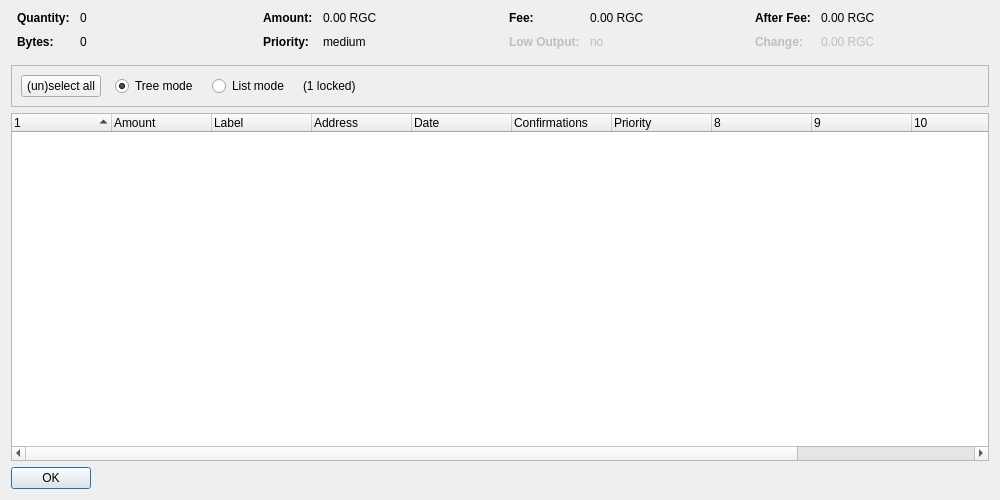
<?xml version="1.0" encoding="UTF-8"?>
<ui version="4.0">
 <class>CoinControlDialog</class>
 <widget class="QDialog" name="CoinControlDialog">
  <property name="geometry">
   <rect>
    <x>0</x>
    <y>0</y>
    <width>1000</width>
    <height>500</height>
   </rect>
  </property>
  <property name="windowTitle">
   <string>Coin Control Address Selection</string>
  </property>
  <layout class="QVBoxLayout" name="verticalLayout">
   <item>
    <layout class="QHBoxLayout" name="horizontalLayoutTop" stretch="0,0,0,0">
     <property name="topMargin">
      <number>0</number>
     </property>
     <property name="bottomMargin">
      <number>10</number>
     </property>
     <item>
      <layout class="QFormLayout" name="formLayoutCoinControl1">
       <property name="horizontalSpacing">
        <number>10</number>
       </property>
       <property name="verticalSpacing">
        <number>10</number>
       </property>
       <property name="leftMargin">
        <number>6</number>
       </property>
       <property name="rightMargin">
        <number>6</number>
       </property>
       <item row="0" column="0">
        <widget class="QLabel" name="labelCoinControlQuantityText">
         <property name="font">
          <font>
           <weight>75</weight>
           <bold>true</bold>
          </font>
         </property>
         <property name="text">
          <string>Quantity:</string>
         </property>
        </widget>
       </item>
       <item row="0" column="1">
        <widget class="QLabel" name="labelCoinControlQuantity">
         <property name="cursor">
          <cursorShape>IBeamCursor</cursorShape>
         </property>
         <property name="contextMenuPolicy">
          <enum>Qt::ActionsContextMenu</enum>
         </property>
         <property name="text">
          <string notr="true">0</string>
         </property>
         <property name="textInteractionFlags">
          <set>Qt::LinksAccessibleByMouse|Qt::TextSelectableByKeyboard|Qt::TextSelectableByMouse</set>
         </property>
        </widget>
       </item>
       <item row="1" column="0">
        <widget class="QLabel" name="labelCoinControlBytesText">
         <property name="font">
          <font>
           <weight>75</weight>
           <bold>true</bold>
          </font>
         </property>
         <property name="text">
          <string>Bytes:</string>
         </property>
        </widget>
       </item>
       <item row="1" column="1">
        <widget class="QLabel" name="labelCoinControlBytes">
         <property name="cursor">
          <cursorShape>IBeamCursor</cursorShape>
         </property>
         <property name="contextMenuPolicy">
          <enum>Qt::ActionsContextMenu</enum>
         </property>
         <property name="text">
          <string notr="true">0</string>
         </property>
         <property name="textInteractionFlags">
          <set>Qt::LinksAccessibleByMouse|Qt::TextSelectableByKeyboard|Qt::TextSelectableByMouse</set>
         </property>
        </widget>
       </item>
      </layout>
     </item>
     <item>
      <layout class="QFormLayout" name="formLayoutCoinControl2">
       <property name="horizontalSpacing">
        <number>10</number>
       </property>
       <property name="verticalSpacing">
        <number>10</number>
       </property>
       <property name="leftMargin">
        <number>6</number>
       </property>
       <property name="rightMargin">
        <number>6</number>
       </property>
       <item row="0" column="0">
        <widget class="QLabel" name="labelCoinControlAmountText">
         <property name="font">
          <font>
           <weight>75</weight>
           <bold>true</bold>
          </font>
         </property>
         <property name="text">
          <string>Amount:</string>
         </property>
        </widget>
       </item>
       <item row="0" column="1">
        <widget class="QLabel" name="labelCoinControlAmount">
         <property name="cursor">
          <cursorShape>IBeamCursor</cursorShape>
         </property>
         <property name="contextMenuPolicy">
          <enum>Qt::ActionsContextMenu</enum>
         </property>
         <property name="text">
          <string notr="true">0.00 RGC</string>
         </property>
         <property name="textInteractionFlags">
          <set>Qt::LinksAccessibleByMouse|Qt::TextSelectableByKeyboard|Qt::TextSelectableByMouse</set>
         </property>
        </widget>
       </item>
       <item row="1" column="0">
        <widget class="QLabel" name="labelCoinControlPriorityText">
         <property name="font">
          <font>
           <weight>75</weight>
           <bold>true</bold>
          </font>
         </property>
         <property name="text">
          <string>Priority:</string>
         </property>
        </widget>
       </item>
       <item row="1" column="1">
        <widget class="QLabel" name="labelCoinControlPriority">
         <property name="cursor">
          <cursorShape>IBeamCursor</cursorShape>
         </property>
         <property name="contextMenuPolicy">
          <enum>Qt::ActionsContextMenu</enum>
         </property>
         <property name="text">
          <string notr="true">medium</string>
         </property>
         <property name="textInteractionFlags">
          <set>Qt::LinksAccessibleByMouse|Qt::TextSelectableByKeyboard|Qt::TextSelectableByMouse</set>
         </property>
        </widget>
       </item>
      </layout>
     </item>
     <item>
      <layout class="QFormLayout" name="formLayoutCoinControl3">
       <property name="horizontalSpacing">
        <number>10</number>
       </property>
       <property name="verticalSpacing">
        <number>10</number>
       </property>
       <property name="leftMargin">
        <number>6</number>
       </property>
       <property name="rightMargin">
        <number>6</number>
       </property>
       <item row="0" column="0">
        <widget class="QLabel" name="labelCoinControlFeeText">
         <property name="font">
          <font>
           <weight>75</weight>
           <bold>true</bold>
          </font>
         </property>
         <property name="text">
          <string>Fee:</string>
         </property>
        </widget>
       </item>
       <item row="0" column="1">
        <widget class="QLabel" name="labelCoinControlFee">
         <property name="cursor">
          <cursorShape>IBeamCursor</cursorShape>
         </property>
         <property name="contextMenuPolicy">
          <enum>Qt::ActionsContextMenu</enum>
         </property>
         <property name="text">
          <string notr="true">0.00 RGC</string>
         </property>
         <property name="textInteractionFlags">
          <set>Qt::LinksAccessibleByMouse|Qt::TextSelectableByKeyboard|Qt::TextSelectableByMouse</set>
         </property>
        </widget>
       </item>
       <item row="1" column="0">
        <widget class="QLabel" name="labelCoinControlLowOutputText">
         <property name="enabled">
          <bool>false</bool>
         </property>
         <property name="font">
          <font>
           <weight>75</weight>
           <bold>true</bold>
          </font>
         </property>
         <property name="text">
          <string>Low Output:</string>
         </property>
        </widget>
       </item>
       <item row="1" column="1">
        <widget class="QLabel" name="labelCoinControlLowOutput">
         <property name="enabled">
          <bool>false</bool>
         </property>
         <property name="cursor">
          <cursorShape>IBeamCursor</cursorShape>
         </property>
         <property name="contextMenuPolicy">
          <enum>Qt::ActionsContextMenu</enum>
         </property>
         <property name="text">
          <string notr="true">no</string>
         </property>
         <property name="textInteractionFlags">
          <set>Qt::LinksAccessibleByMouse|Qt::TextSelectableByKeyboard|Qt::TextSelectableByMouse</set>
         </property>
        </widget>
       </item>
      </layout>
     </item>
     <item>
      <layout class="QFormLayout" name="formLayoutCoinControl4">
       <property name="horizontalSpacing">
        <number>10</number>
       </property>
       <property name="verticalSpacing">
        <number>10</number>
       </property>
       <property name="leftMargin">
        <number>6</number>
       </property>
       <property name="rightMargin">
        <number>6</number>
       </property>
       <item row="0" column="0">
        <widget class="QLabel" name="labelCoinControlAfterFeeText">
         <property name="font">
          <font>
           <weight>75</weight>
           <bold>true</bold>
          </font>
         </property>
         <property name="text">
          <string>After Fee:</string>
         </property>
        </widget>
       </item>
       <item row="0" column="1">
        <widget class="QLabel" name="labelCoinControlAfterFee">
         <property name="cursor">
          <cursorShape>IBeamCursor</cursorShape>
         </property>
         <property name="contextMenuPolicy">
          <enum>Qt::ActionsContextMenu</enum>
         </property>
         <property name="text">
          <string notr="true">0.00 RGC</string>
         </property>
         <property name="textInteractionFlags">
          <set>Qt::LinksAccessibleByMouse|Qt::TextSelectableByKeyboard|Qt::TextSelectableByMouse</set>
         </property>
        </widget>
       </item>
       <item row="1" column="0">
        <widget class="QLabel" name="labelCoinControlChangeText">
         <property name="enabled">
          <bool>false</bool>
         </property>
         <property name="font">
          <font>
           <weight>75</weight>
           <bold>true</bold>
          </font>
         </property>
         <property name="text">
          <string>Change:</string>
         </property>
        </widget>
       </item>
       <item row="1" column="1">
        <widget class="QLabel" name="labelCoinControlChange">
         <property name="enabled">
          <bool>false</bool>
         </property>
         <property name="cursor">
          <cursorShape>IBeamCursor</cursorShape>
         </property>
         <property name="contextMenuPolicy">
          <enum>Qt::ActionsContextMenu</enum>
         </property>
         <property name="text">
          <string notr="true">0.00 RGC</string>
         </property>
         <property name="textInteractionFlags">
          <set>Qt::LinksAccessibleByMouse|Qt::TextSelectableByKeyboard|Qt::TextSelectableByMouse</set>
         </property>
        </widget>
       </item>
      </layout>
     </item>
    </layout>
   </item>
   <item>
    <widget class="QFrame" name="frame">
     <property name="minimumSize">
      <size>
       <width>0</width>
       <height>40</height>
      </size>
     </property>
     <property name="frameShape">
      <enum>QFrame::StyledPanel</enum>
     </property>
     <property name="frameShadow">
      <enum>QFrame::Sunken</enum>
     </property>
     <layout class="QHBoxLayout" name="horizontalLayout">
      <item>
       <layout class="QHBoxLayout" name="horizontalLayoutPanel" stretch="0,0,0,0,0">
        <property name="spacing">
         <number>14</number>
        </property>
        <item>
         <widget class="QPushButton" name="pushButtonSelectAll">
          <property name="sizePolicy">
           <sizepolicy hsizetype="Maximum" vsizetype="Fixed">
            <horstretch>0</horstretch>
            <verstretch>0</verstretch>
           </sizepolicy>
          </property>
          <property name="text">
           <string>(un)select all</string>
          </property>
         </widget>
        </item>
        <item>
         <widget class="QRadioButton" name="radioTreeMode">
          <property name="sizePolicy">
           <sizepolicy hsizetype="Maximum" vsizetype="Fixed">
            <horstretch>0</horstretch>
            <verstretch>0</verstretch>
           </sizepolicy>
          </property>
          <property name="text">
           <string>Tree mode</string>
          </property>
          <property name="checked">
           <bool>true</bool>
          </property>
         </widget>
        </item>
        <item>
         <widget class="QRadioButton" name="radioListMode">
          <property name="sizePolicy">
           <sizepolicy hsizetype="Maximum" vsizetype="Fixed">
            <horstretch>0</horstretch>
            <verstretch>0</verstretch>
           </sizepolicy>
          </property>
          <property name="text">
           <string>List mode</string>
          </property>
         </widget>
        </item>
        <item>
         <widget class="QLabel" name="labelLocked">
          <property name="text">
           <string notr="true">(1 locked)</string>
          </property>
         </widget>
        </item>
        <item>
         <spacer name="horizontalSpacer">
          <property name="orientation">
           <enum>Qt::Horizontal</enum>
          </property>
          <property name="sizeHint" stdset="0">
           <size>
            <width>40</width>
            <height>20</height>
           </size>
          </property>
         </spacer>
        </item>
       </layout>
      </item>
     </layout>
    </widget>
   </item>
   <item>
    <widget class="CoinControlTreeWidget" name="treeWidget">
     <property name="contextMenuPolicy">
      <enum>Qt::CustomContextMenu</enum>
     </property>
     <property name="sortingEnabled">
      <bool>false</bool>
     </property>
     <property name="columnCount">
      <number>12</number>
     </property>
     <attribute name="headerShowSortIndicator" stdset="0">
      <bool>true</bool>
     </attribute>
     <attribute name="headerStretchLastSection">
      <bool>false</bool>
     </attribute>
     <column>
      <property name="text">
       <string/>
      </property>
     </column>
     <column>
      <property name="text">
       <string>Amount</string>
      </property>
     </column>
     <column>
      <property name="text">
       <string notr="true">Label</string>
      </property>
     </column>
     <column>
      <property name="text">
       <string>Address</string>
      </property>
     </column>
     <column>
      <property name="text">
       <string>Date</string>
      </property>
     </column>
     <column>
      <property name="text">
       <string>Confirmations</string>
      </property>
      <property name="toolTip">
       <string>Confirmed</string>
      </property>
     </column>
     <column>
      <property name="text">
       <string>Priority</string>
      </property>
     </column>
     <column>
      <property name="text">
       <string/>
      </property>
     </column>
     <column>
      <property name="text">
       <string/>
      </property>
     </column>
     <column>
      <property name="text">
       <string/>
      </property>
     </column>
     <column>
      <property name="text">
       <string/>
      </property>
     </column>
     <column>
      <property name="text">
       <string/>
      </property>
     </column>
    </widget>
   </item>
   <item>
    <widget class="QDialogButtonBox" name="buttonBox">
     <property name="sizePolicy">
      <sizepolicy hsizetype="Maximum" vsizetype="Fixed">
       <horstretch>0</horstretch>
       <verstretch>0</verstretch>
      </sizepolicy>
     </property>
     <property name="orientation">
      <enum>Qt::Horizontal</enum>
     </property>
     <property name="standardButtons">
      <set>QDialogButtonBox::Ok</set>
     </property>
    </widget>
   </item>
  </layout>
 </widget>
 <customwidgets>
  <customwidget>
   <class>CoinControlTreeWidget</class>
   <extends>QTreeWidget</extends>
   <header>coincontroltreewidget.h</header>
  </customwidget>
 </customwidgets>
 <resources/>
 <connections/>
</ui>
